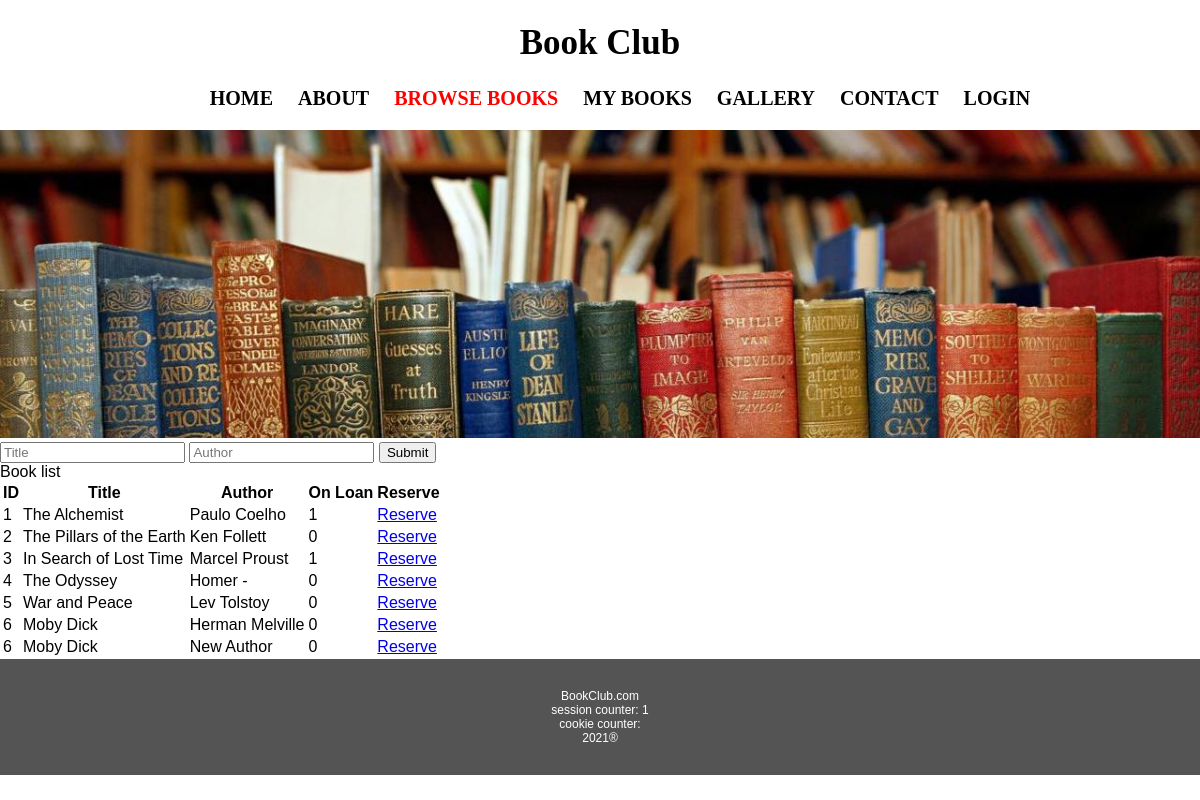
The page /books.php on the database its author committed.
### tables this page shows
CREATE TABLE `authors` (
  `id` int(11) NOT NULL,
  `firstName` varchar(50) NOT NULL,
  `lastName` varchar(50) NOT NULL,
  `socialNumber` int(11) DEFAULT NULL,
  `birtyYear` int(11) DEFAULT NULL,
  `moreInfo` varchar(500) DEFAULT NULL
);

CREATE TABLE `books` (
  `bookid` int(11) NOT NULL,
  `title` varchar(100) NOT NULL,
  `onloan` tinyint(1) DEFAULT '0',
  `author` varchar(100) NOT NULL,
  `duedate` date DEFAULT NULL
);

### books.php (the view, shortened to what this page needs)
<?php
  $activePage = "books";
  include "header.php";
?>
<form>
  <input type="text" placeholder="Title" name="title">
  <input type="text" placeholder="Author" name="author">
  <button type="submit">Submit</button>
</form>
Book list
<?php
$searchtitle = "";
$searchauthor = "";
if (isset($_GET) && !empty($_GET)) {
  if (isset($_GET['title'])) {
    $searchtitle = $db->real_escape_string(htmlentities(trim($_GET['title'])));
  }
  if (isset($_GET['author'])) {
    $searchauthor = $db->real_escape_string(htmlentities(trim($_GET['author'])));
  }
  $query = "SELECT books.bookid as bookid, books.title as title, books.onloan as onloan, authors.firstName as firstName, authors.lastName as lastName, books.duedate as duedate FROM authors
            LEFT JOIN book_authors ON book_authors.author_id = authors.id
            LEFT JOIN books ON book_authors.book_id = books.bookid";
  if ($searchtitle && !$searchauthor) {
      $query = $query . " where title like '%" . $searchtitle . "%'";
  }
  if (!$searchtitle && $searchauthor) {
      $query = $query . " where concat(authors.firstName, ' ', authors.lastName) like '%" . $searchauthor . "%'";
  }
  if ($searchtitle && $searchauthor) {
      $query = $query . " where title like '%" . $searchtitle . "%' and concat(authors.firstName, ' ', authors.lastName) like '%" . $searchauthor . "%'";
  }
  $stmt = $db->prepare($query);
  $stmt->bind_result($bookid, $title, $onloan, $firstName, $lastName, $duedate);
  $stmt->execute();
  echo '<table><thead><th>ID</th><th>Title</th><th>Author</th><th>On Loan</th><th>Reserve</th></thead><tbody>';
  while ($stmt->fetch()) {
    echo "<tr>";
    echo "<td>$bookid</td><td>$title</td><td>$firstName $lastName</td><td>$onloan</td>";
    echo '<td><a href="reserveBook.php?bookid=' . urlencode($bookid) . '"> Reserve </a></td>';
    echo "</tr>";
  }
  echo "</tbody></table>";
} else {
  $query = "SELECT
    books.bookid as bookid,
    books.title as title,
    books.onloan as onloan,
    authors.firstName as firstName,
    authors.lastName as lastName,
     books.duedate as duedate
    FROM authors
            LEFT JOIN book_authors ON book_authors.author_id = authors.id
            LEFT JOIN books ON book_authors.book_id = books.bookid";
  $stmt = $db->prepare($query);
  $stmt->bind_result($bookid, $title, $onloan, $firstName, $lastName, $duedate);
  $stmt->execute();
  echo '<table><thead><th>ID</th><th>Title</th><th>Author</th><th>On Loan</th><th>Reserve</th>';
  echo '</thead><tbody>';
  while ($stmt->fetch()) {
    echo '<tr>';
    echo "<td>$bookid</td><td>$title</td><td>$firstName $lastName</td><td>$onloan</td>";
    echo '<td><a href="reserveBook.php?bookid=' . urlencode($bookid) . '"> Reserve </a></td>';
    echo '</tr>';
  }
  echo '</tbody></table>';
}
  include "footer.php";
?>

### header.php (shortened to what this page needs)
<!DOCTYPE html>
<html>
<head>
  <link rel="stylesheet" type="text/css" href="styles.css">
</head>
<body>
  <h1 class="title">Book Club</h1>
<?php
  include "mainmenu.php";
  include "headerImage.php";
?>

### mainmenu.php
<ul id="mainmenu">
  <li><a href="index.php" <?php if ($activePage =="home") { ?> class="active" <?php } ?>>Home</a></li>
  <li><a href="about.php" <?php if ($activePage =="about") { ?> class="active" <?php } ?>>About</a></li>
  <li><a href="books.php" <?php if ($activePage =="books") { ?> class="active" <?php } ?>>Browse Books</a></li>
  <li><a href="mybooks.php" <?php if ($activePage =="mybooks") { ?> class="active" <?php } ?>>My Books</a></li>
  <li><a href="gallery.php" <?php if ($activePage =="gallery") { ?> class="active" <?php } ?>>Gallery</a></li>
  <li><a href="contact.php" <?php if ($activePage =="contact") { ?> class="active" <?php } ?>>Contact</a></li>
  <li>
    <?php
    if (isset($_SESSION['logged_in'])) {
    ?>
      <a href="admin/index.php">Admin</a>
    <?php
    } else {
    ?>
      <a href="login.php" <?php if ($activePage =="login") { ?> class="active" <?php } ?>>Login</a>
      <?php
    }
    ?>
  </li>
</ul>

### headerImage.php
<img src="books.jpg" class="header-image">

### footer.php
<footer>BookClub.com
<?php
  echo '<br>session counter: '.$_SESSION['counter'].'<br>';
  echo 'cookie counter: '.$_COOKIE['counter'].'<br>';
  echo date("Y");
?>
&reg;</footer>
</body>
</html>

### styles.css (style rules this page uses)
html, body { padding: 0; margin: 0; font-family: Verdana, Geneva, sans-serif; }
ul { list-style-type: none; }
li { display: inline-block; }
.title { font-family: fantasy; text-align: center; font-size: 35px; }
.header-image { width: 100%; }
#mainmenu { text-align: center; text-transform: uppercase; font-family: fantasy; font-size: 20px; font-weight: bold; }
#mainmenu a { text-decoration: none; color: black; padding: 0 10px; }
#mainmenu a.active { color: red; }
footer { text-align: center; background-color: #6b6b6b; background-color: #545454; color: white; padding: 30px; font-size: 12px; }

### rows shown on the page
authors: books.bookid "1", books.title "The Alchemist", firstName "Paulo", lastName "Coelho", books.onloan "1"
authors: books.bookid "2", books.title "The Pillars of the Earth", firstName "Ken", lastName "Follett", books.onloan "0"
authors: books.bookid "3", books.title "In Search of Lost Time", firstName "Marcel", lastName "Proust", books.onloan "1"
authors: books.bookid "4", books.title "The Odyssey", firstName "Homer", lastName "-", books.onloan "0"
authors: books.bookid "5", books.title "War and Peace", firstName "Lev", lastName "Tolstoy", books.onloan "0"
authors: books.bookid "6", books.title "Moby Dick", firstName "Herman", lastName "Melville", books.onloan "0"
authors: books.bookid "6", books.title "Moby Dick", firstName "New", lastName "Author", books.onloan "0"

### other values the page prints
$_SESSION['counter'] "1"
